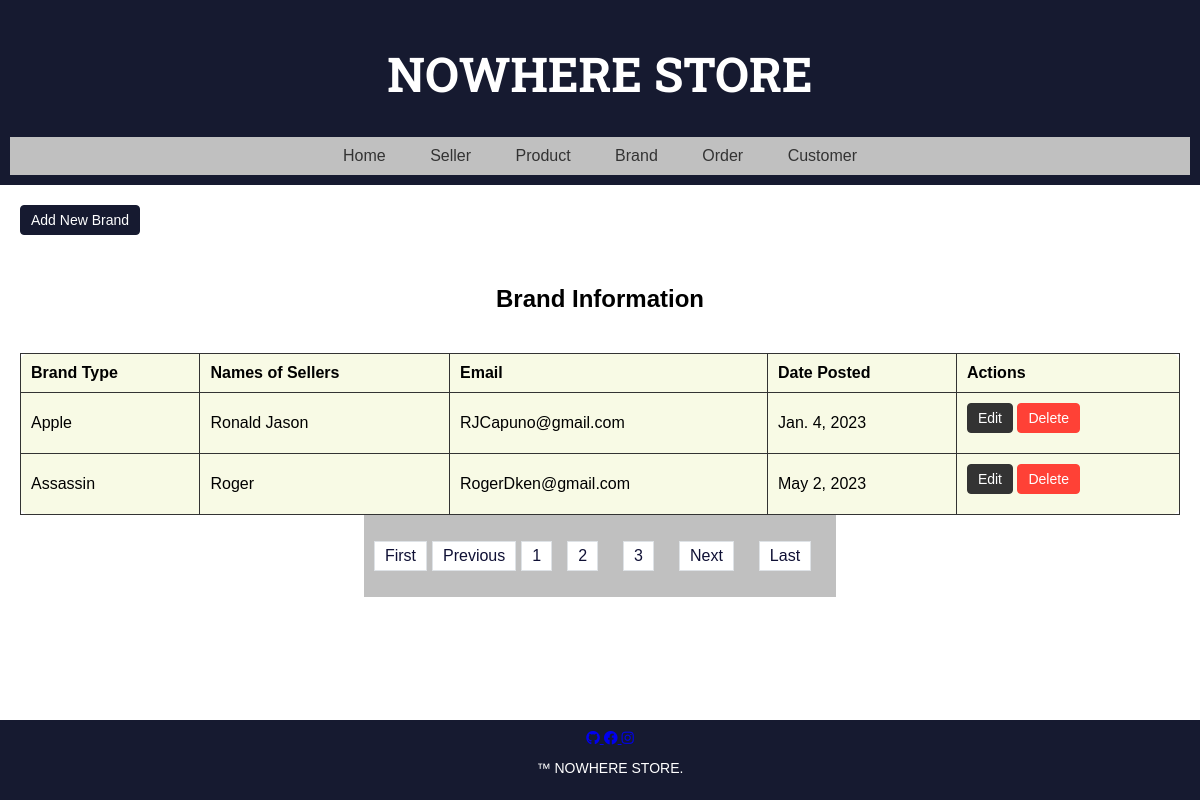
The page /brand on the database its author committed.
### store/models.py (models this page shows, shortened)
class BaseModel(models.Model):
    created_at = models.DateTimeField(auto_now_add=True, db_index=True)
    updated_at = models.DateTimeField(auto_now=True)
    class Meta:
        abstract = True

class Brand(BaseModel):
    brand_type = models.CharField(max_length=30, null=True, blank=True)
    name_of_seller = models.ManyToManyField(Seller, blank=True)
    email = models.EmailField(max_length=100, null=True, blank=True)
    date_post = models.DateField(null=True, blank=True)
    def seller_names(self):
        return ', '.join([seller.name_of_seller for seller in self.name_of_seller.all()])

class Seller(BaseModel):
    Sex = (
        ('Male', 'Male'),
        ('Female', 'Female'),
        ('Prefer not to say', 'Prefer not to say'),
    )
    name_of_seller = models.CharField(max_length=20, null=True, blank=True)
    sex = models.CharField(max_length=17, null=True, blank=True, choices=Sex)
    birthdate = models.DateField(null=True, blank=True)
    description = models.CharField(max_length=250, null=True, blank=True)
    image = models.ImageField(upload_to='media/seller_images/', blank=True, null=True)

### store/views.py (the view)
# urls.py: path('brand', views.BrandList.as_view(), name='brand'),
class BrandList(ListView):
    model = Brand
    context_object_name = 'brands'
    template_name = 'brand.html'
    paginate_by = 2

### store/templates/brand.html (shortened to what this page needs)
{% extends 'base.html' %}
{% block navbar %}
<nav>
    <a href="{% url 'MAIN' %}">Home</a>
    <a href="{% url 'Seller' %}">Seller</a>
    <a href="{% url 'product' %}" >Product</a>
    <a href="{% url 'brand' %}"id="active">Brand</a>
    <a href="{% url 'order' %}">Order</a>
    <a href="{% url 'customer' %}">Customer</a>
</nav>
{% endblock %}
{% block content %}
    <a href="{% url 'brand-add' %}" class="btn btn-outline-primary">Add New Brand</a><br>
    <section>
        <h2>Brand Information</h2>
        <table>
            <thead>
                <tr>
                    <th>Brand Type</th>
                    <th>Names of Sellers</th>
                    <th>Email</th>
                    <th>Date Posted</th>
                    <th>Actions</th>
                </tr>
            </thead>
            <tbody>
                {% for brand in brands %}
                    <tr>
                        <td>{{ brand.brand_type }}</td>
                        <td>{{ brand.seller_names }}</td>
                        <td>{{ brand.email }}</td>
                        <td>{{ brand.date_post }}</td>
                        <td>
                            <a href="{% url 'brand-edit' brand.id %}" class="btn btn-outline-secondary">Edit</a>
                            <a href="{% url 'brand-del' brand.id %}" class="btn btn-outline-danger">Delete</a>
                        </td>
                    </tr>
                {% endfor %}
            </tbody>
        </table>
        {% include 'includes/pagination.html' %}
    </section>
{% endblock %}

### store/static/css/styles.css (style rules this page uses)
body { font-family: 'Arial', sans-serif; margin: 0; padding: 0; background-image: url('./../images/bg.jpg'); background-size: cover; background-position: center; background-attachment: fixed; }
nav { background-color: #C0C0C0; padding: 10px; }
nav a { text-decoration: none; color: #333; padding: 10px; margin: 0 10px; }
section { background-color: rgba(255, 255, 255, 0.8); border-radius: 10px; margin-top: 20px; overflow: hidden; text-align: center; display: flex; flex-wrap: wrap; justify-content: center; align-items: center; }
table { width: 100%; border-collapse: collapse; background-color: #F8FAE5; border-radius: 10px; margin-top: 20px; }
th, td { border: 1px solid #333; padding: 10px; text-align: left; }
.btn { display: inline-block; padding: 6px 10px; margin-bottom: 10px; text-decoration: none; border-radius: 4px; font-size: 14px; }
.btn-outline-primary { color: #fff; background-color: #161A30; border: 1px solid #161A30; }
.btn-outline-secondary { color: #fff; background-color: #333; border: 1px solid #333; }
.btn-outline-danger { color: #fff; background-color: #FF4136; border: 1px solid #FF4136; }

### rows shown on the page
Brand: brand_type "Apple", seller_names "Ronald Jason", email "RJCapuno@gmail.com", date_post "Jan. 4, 2023"
Brand: brand_type "Assassin", seller_names "Roger", email "RogerDken@gmail.com", date_post "May 2, 2023"

### other values the page prints
{{ page_num }} "1"
{{ page_num }} "2" "3"
